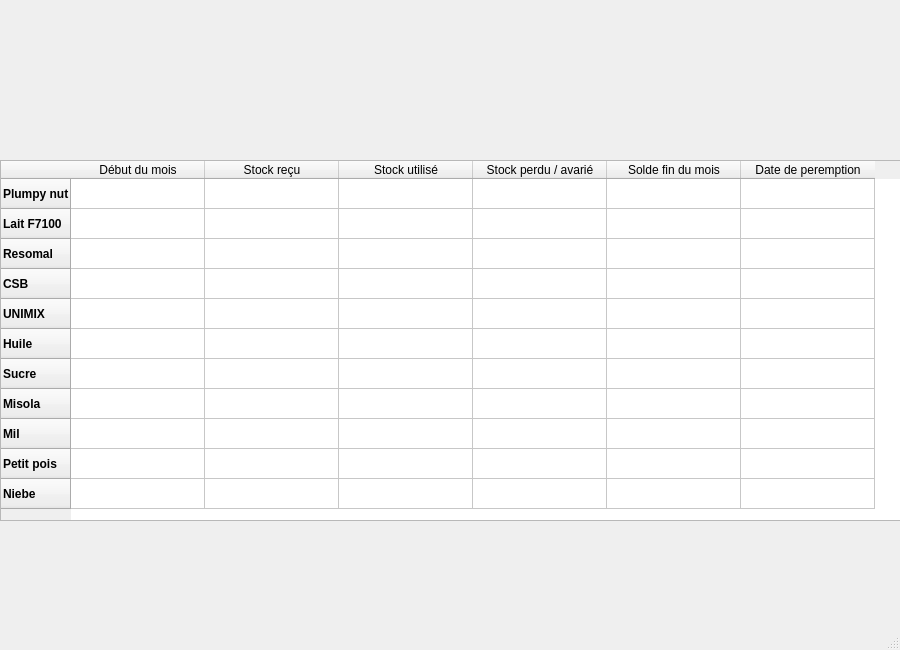
<?xml version="1.0" encoding="UTF-8"?>
<ui version="4.0">
 <class>MainWindow</class>
 <widget class="QMainWindow" name="MainWindow">
  <property name="geometry">
   <rect>
    <x>0</x>
    <y>0</y>
    <width>900</width>
    <height>650</height>
   </rect>
  </property>
  <property name="windowTitle">
   <string>MainWindow</string>
  </property>
  <widget class="QWidget" name="centralwidget">
   <widget class="QTableWidget" name="tableWidget">
    <property name="geometry">
     <rect>
      <x>0</x>
      <y>160</y>
      <width>901</width>
      <height>361</height>
     </rect>
    </property>
    <attribute name="horizontalHeaderDefaultSectionSize">
     <number>134</number>
    </attribute>
    <row>
     <property name="text">
      <string>Plumpy nut</string>
     </property>
     <property name="font">
      <font>
       <weight>75</weight>
       <bold>true</bold>
      </font>
     </property>
    </row>
    <row>
     <property name="text">
      <string>Lait F7100</string>
     </property>
     <property name="font">
      <font>
       <weight>75</weight>
       <bold>true</bold>
      </font>
     </property>
    </row>
    <row>
     <property name="text">
      <string>Resomal</string>
     </property>
     <property name="font">
      <font>
       <weight>75</weight>
       <bold>true</bold>
      </font>
     </property>
    </row>
    <row>
     <property name="text">
      <string>CSB</string>
     </property>
     <property name="font">
      <font>
       <weight>75</weight>
       <bold>true</bold>
      </font>
     </property>
    </row>
    <row>
     <property name="text">
      <string>UNIMIX</string>
     </property>
     <property name="font">
      <font>
       <weight>75</weight>
       <bold>true</bold>
      </font>
     </property>
    </row>
    <row>
     <property name="text">
      <string>Huile</string>
     </property>
     <property name="font">
      <font>
       <weight>75</weight>
       <bold>true</bold>
      </font>
     </property>
    </row>
    <row>
     <property name="text">
      <string>Sucre</string>
     </property>
     <property name="font">
      <font>
       <weight>75</weight>
       <bold>true</bold>
      </font>
     </property>
    </row>
    <row>
     <property name="text">
      <string>Misola</string>
     </property>
     <property name="font">
      <font>
       <weight>75</weight>
       <bold>true</bold>
      </font>
     </property>
    </row>
    <row>
     <property name="text">
      <string>Mil</string>
     </property>
     <property name="font">
      <font>
       <weight>75</weight>
       <bold>true</bold>
      </font>
     </property>
    </row>
    <row>
     <property name="text">
      <string>Petit pois</string>
     </property>
     <property name="font">
      <font>
       <weight>75</weight>
       <bold>true</bold>
      </font>
     </property>
    </row>
    <row>
     <property name="text">
      <string>Niebe</string>
     </property>
     <property name="font">
      <font>
       <weight>75</weight>
       <bold>true</bold>
      </font>
     </property>
    </row>
    <column>
     <property name="text">
      <string>Début du mois</string>
     </property>
    </column>
    <column>
     <property name="text">
      <string>Stock reçu</string>
     </property>
    </column>
    <column>
     <property name="text">
      <string>Stock utilisé</string>
     </property>
    </column>
    <column>
     <property name="text">
      <string>Stock perdu / avarié</string>
     </property>
    </column>
    <column>
     <property name="text">
      <string>Solde fin du mois</string>
     </property>
    </column>
    <column>
     <property name="text">
      <string>Date de peremption</string>
     </property>
    </column>
   </widget>
  </widget>
  <widget class="QMenuBar" name="menubar">
   <property name="geometry">
    <rect>
     <x>0</x>
     <y>0</y>
     <width>900</width>
     <height>25</height>
    </rect>
   </property>
  </widget>
  <widget class="QStatusBar" name="statusbar"/>
 </widget>
 <resources/>
 <connections/>
</ui>
